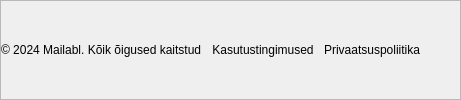
       <widget class="QFrame" name="frAgreements">
        <property name="minimumSize">
         <size>
          <width>0</width>
          <height>0</height>
         </size>
        </property>
        <property name="maximumSize">
         <size>
          <width>16777215</width>
          <height>16777215</height>
         </size>
        </property>
        <property name="styleSheet">
         <string notr="true">#btnPrivacyPolicy, #btnUserPolicy{
    background-color: transparent;
    border: none; /* Remove border if needed */
    padding: 0; /* Remove padding if needed */
}</string>
        </property>
        <property name="frameShape">
         <enum>QFrame::StyledPanel</enum>
        </property>
        <property name="frameShadow">
         <enum>QFrame::Raised</enum>
        </property>
        <layout class="QHBoxLayout" name="horizontalLayout_57">
         <property name="spacing">
          <number>10</number>
         </property>
         <property name="leftMargin">
          <number>0</number>
         </property>
         <property name="topMargin">
          <number>0</number>
         </property>
         <property name="rightMargin">
          <number>0</number>
         </property>
         <property name="bottomMargin">
          <number>0</number>
         </property>
         <item>
          <widget class="QLabel" name="lblAllRights">
           <property name="text">
            <string>© 2024 Mailabl. Kõik õigused kaitstud</string>
           </property>
          </widget>
         </item>
         <item>
          <widget class="QPushButton" name="btnUserPolicy">
           <property name="text">
            <string>Kasutustingimused</string>
           </property>
          </widget>
         </item>
         <item>
          <widget class="QPushButton" name="btnPrivacyPolicy">
           <property name="text">
            <string>Privaatsuspoliitika</string>
           </property>
          </widget>
         </item>
         <item>
          <spacer name="horizontalSpacer_32">
           <property name="orientation">
            <enum>Qt::Horizontal</enum>
           </property>
           <property name="sizeHint" stdset="0">
            <size>
             <width>40</width>
             <height>20</height>
            </size>
           </property>
          </spacer>
         </item>
        </layout>
       </widget>
